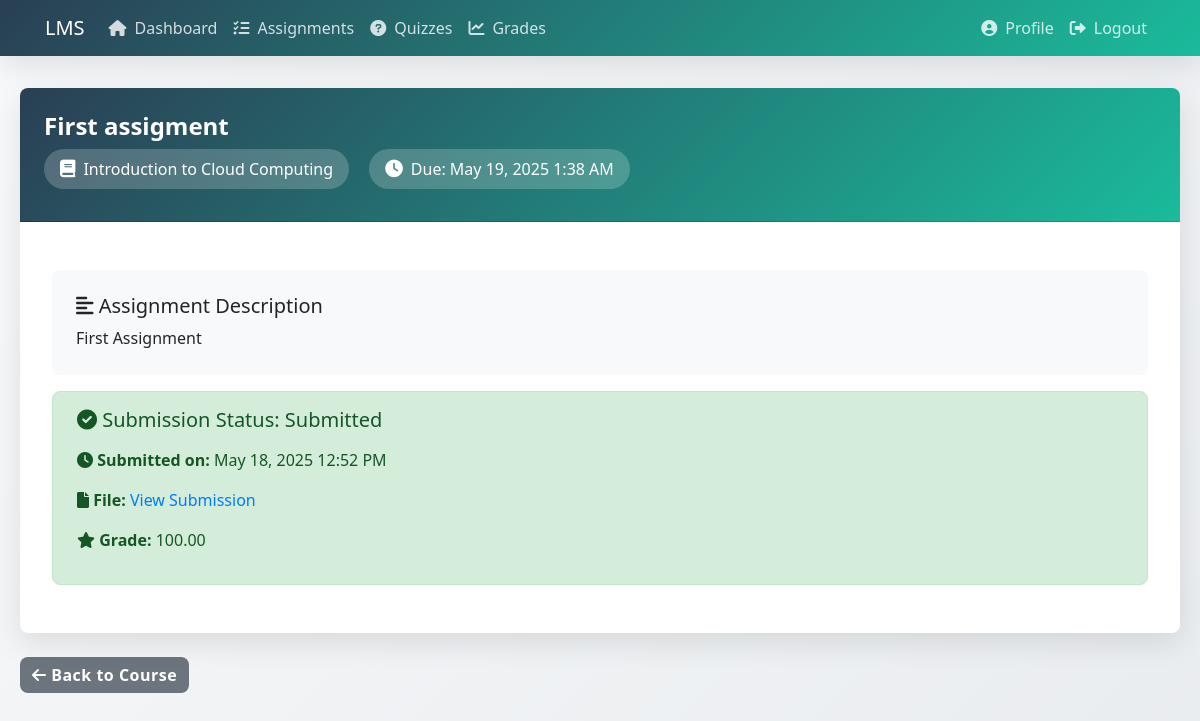
Page /view_assignment.php?id=2 (signed in) on the committed database.
### tables this page shows
CREATE TABLE IF NOT EXISTS `assignments` (
  `assignment_id` int NOT NULL AUTO_INCREMENT,
  `course_id` int NOT NULL,
  `title` varchar(150) NOT NULL,
  `description` text,
  `due_date` datetime DEFAULT NULL,
  `created_at` timestamp NOT NULL DEFAULT CURRENT_TIMESTAMP,
  PRIMARY KEY (`assignment_id`),
  KEY `course_id` (`course_id`),
  KEY `idx_assignments_due` (`due_date`)
);

CREATE TABLE IF NOT EXISTS `courses` (
  `course_id` int NOT NULL AUTO_INCREMENT,
  `title` varchar(150) NOT NULL,
  `description` text,
  `instructor_id` int NOT NULL,
  `created_at` timestamp NOT NULL DEFAULT CURRENT_TIMESTAMP,
  PRIMARY KEY (`course_id`),
  KEY `instructor_id` (`instructor_id`)
);

CREATE TABLE IF NOT EXISTS `submissions` (
  `submission_id` int NOT NULL AUTO_INCREMENT,
  `assignment_id` int NOT NULL,
  `student_id` int NOT NULL,
  `file_path` varchar(255) DEFAULT NULL,
  `submitted_at` datetime NOT NULL DEFAULT CURRENT_TIMESTAMP,
  `grade` decimal(5,2) DEFAULT NULL,
  `feedback` text,
  PRIMARY KEY (`submission_id`),
  KEY `assignment_id` (`assignment_id`),
  KEY `student_id` (`student_id`),
  KEY `idx_submissions_time` (`submitted_at`)
);

### view_assignment.php (the view, shortened to what this page needs)
<?php
require_once "config/database.php";
$assignment_id = (int)$_GET['id'];
$user_id = (int)$_SESSION["id"];
$role = $_SESSION["role"];
$sql = "SELECT a.*, c.title as course_title, c.course_id, c.instructor_id
        FROM assignments a
        JOIN courses c ON a.course_id = c.course_id
        JOIN enrollments e ON c.course_id = e.course_id
        WHERE a.assignment_id = ? AND e.user_id = ?";
$stmt = mysqli_prepare($conn, $sql);
mysqli_stmt_bind_param($stmt, "ii", $assignment_id, $user_id);
mysqli_stmt_execute($stmt);
$result = mysqli_stmt_get_result($stmt);
$assignment = mysqli_fetch_assoc($result);
$sql = "SELECT * FROM submissions WHERE assignment_id = ? AND student_id = ?";
$stmt = mysqli_prepare($conn, $sql);
mysqli_stmt_bind_param($stmt, "ii", $assignment_id, $user_id);
mysqli_stmt_execute($stmt);
$submission = mysqli_stmt_get_result($stmt)->fetch_assoc();
?>
<!DOCTYPE html>
<html lang="en">
<head>
    <link rel="stylesheet" href="https://stackpath.bootstrapcdn.com/bootstrap/4.5.2/css/bootstrap.min.css">
    <link rel="stylesheet" href="https://cdnjs.cloudflare.com/ajax/libs/font-awesome/6.0.0/css/all.min.css">
</head>
<body>
    <nav class="navbar navbar-expand-lg navbar-dark">
        <div class="container">
            <a class="navbar-brand" href="index.php">LMS</a>
            <div class="collapse navbar-collapse" id="navbarNav">
                <ul class="navbar-nav mr-auto">
                    <li class="nav-item">
                        <a class="nav-link" href="index.php">
                            <i class="fas fa-home"></i>Dashboard
                        </a>
                    </li>
                    <li class="nav-item active">
                        <a class="nav-link" href="assignments.php">
                            <i class="fas fa-tasks"></i>Assignments
                        </a>
                    </li>
                    <li class="nav-item">
                        <a class="nav-link" href="quizzes.php">
                            <i class="fas fa-question-circle"></i>Quizzes
                        </a>
                    </li>
                    <li class="nav-item">
                        <a class="nav-link" href="grades.php">
                            <i class="fas fa-chart-line"></i>Grades
                        </a>
                    </li>
                </ul>
                <ul class="navbar-nav">
                    <li class="nav-item">
                        <a class="nav-link" href="profile.php">
                            <i class="fas fa-user-circle"></i>Profile
                        </a>
                    </li>
                    <li class="nav-item">
                        <a class="nav-link" href="logout.php">
                            <i class="fas fa-sign-out-alt"></i>Logout
                        </a>
                    </li>
                </ul>
            </div>
        </div>
    </nav>
    <div class="wrapper">
        <div class="card mb-4">
            <div class="card-header">
                <h4><?php echo htmlspecialchars($assignment['title']); ?></h4>
                <div class="mt-2">
                    <span class="info-item">
                        <i class="fas fa-book"></i>
                        <?php echo htmlspecialchars($assignment['course_title']); ?>
                    </span>
                    <span class="info-item">
                        <i class="fas fa-clock"></i>
                        Due: <?php echo date('F j, Y g:i A', strtotime($assignment['due_date'])); ?>
                    </span>
                </div>
            </div>
            <div class="card-body">
                <div class="description-box">
                    <h5><i class="fas fa-align-left"></i> Assignment Description</h5>
                    <p><?php echo nl2br(htmlspecialchars($assignment['description'])); ?></p>
                </div>
                <?php if ($role === 'student'): ?>
                    <?php if ($submission): ?>
                        <div class="alert alert-success">
                            <h5><i class="fas fa-check-circle"></i> Submission Status: Submitted</h5>
                            <div class="mt-3">
                                <p><i class="fas fa-clock"></i> <strong>Submitted on:</strong> <?php echo date('F j, Y g:i A', strtotime($submission['submitted_at'])); ?></p>
                                <?php if ($submission['file_path']): ?>
                                    <p><i class="fas fa-file"></i> <strong>File:</strong> <a href="<?php echo htmlspecialchars($submission['file_path']); ?>" target="_blank">View Submission</a></p>
                                <?php endif; ?>
                                <?php if ($submission['grade'] !== null): ?>
                                    <p><i class="fas fa-star"></i> <strong>Grade:</strong> <?php echo htmlspecialchars($submission['grade']); ?></p>
                                <?php else: ?>
                                    <p><i class="fas fa-hourglass-half"></i> <strong>Status:</strong> Awaiting grading</p>
                                <?php endif; ?>
                            </div>
                        </div>
                    <?php endif; ?>
                <?php endif; ?>
            </div>
        </div>
        <div class="mt-3">
            <a href="course.php?id=<?php echo $assignment['course_id']; ?>" class="btn btn-secondary">
                <i class="fas fa-arrow-left"></i> Back to Course
            </a>
        </div>
    </div>
</body>
</html>

### view_assignment.php (style rules this page uses)
:root { --primary-color: #2A3F54; --secondary-color: #1ABB9C; --accent-color: #337AB7; --border-radius: 8px; --box-shadow: 0 10px 30px rgba(0,0,0,0.1); --transition: all 0.3s ease; }
body { font-family: 'Segoe UI', system-ui, -apple-system, sans-serif; background: linear-gradient(135deg, #f8f9fa 0%, #e9ecef 100%); min-height: 100vh; }
.navbar { background: linear-gradient(135deg, var(--primary-color), var(--secondary-color)) !important; box-shadow: var(--box-shadow); }
.nav-link { color: rgba(255,255,255,0.8) !important; transition: var(--transition); display: flex; align-items: center; gap: 8px; }
.wrapper { max-width: 1200px; margin: 2rem auto; padding: 0 20px; }
.card { background: white; border: none; border-radius: var(--border-radius); box-shadow: var(--box-shadow); transition: var(--transition); }
.card-header { background: linear-gradient(135deg, var(--primary-color), var(--secondary-color)); color: white; border-radius: var(--border-radius) var(--border-radius) 0 0 !important; padding: 1.5rem; }
.card-header h4 { margin: 0; font-weight: 600; }
.card-body { padding: 2rem; }
.btn-secondary { background: #6c757d; border: none; border-radius: var(--border-radius); font-weight: 600; letter-spacing: 0.5px; transition: var(--transition); }
.alert { border-radius: var(--border-radius); padding: 1rem 1.5rem; }
.info-item { display: inline-flex; align-items: center; gap: 0.5rem; padding: 0.5rem 1rem; background: rgba(255, 255, 255, 0.2); border-radius: 20px; margin-right: 1rem; margin-bottom: 0.5rem; }
.info-item i { font-size: 1.1rem; }
.description-box { background: #f8f9fa; border-radius: var(--border-radius); padding: 1.5rem; margin: 1rem 0; }
.description-box p { margin-bottom: 0; line-height: 1.6; }

### rows in the picture
assignments: title "First assigment", course.title "Introduction to Cloud Computing", due_date "May 19, 2025 1:38 AM", description "First Assignment"
submissions: submitted_at "May 18, 2025 12:52 PM", grade "100.00"
